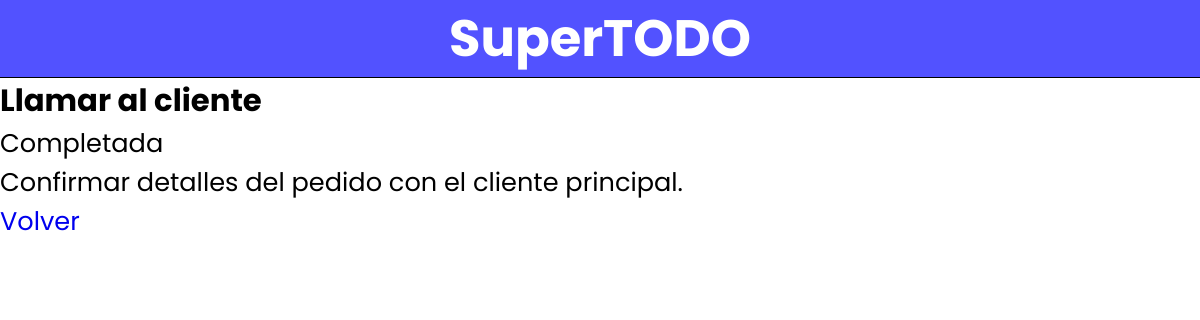
The page /tasks/llamar-al-cliente/ on the database its author committed.
### tasks/models.py (models this page shows)
class Task(models.Model):
    name = models.CharField(max_length=256)
    description = models.TextField(blank=True)
    slug = models.SlugField(unique=True, max_length=128)
    completed = models.BooleanField(default=False)
    created_at = models.DateTimeField(auto_now_add=True)
    updated_at = models.DateTimeField(auto_now=True)
    def __str__(self):
        return self.name

### tasks/decorators.py (the view)
    def wrapper(request, task_slug, *args, **kwargs):
        try:
            request.task = Task.objects.get(slug=task_slug)
        except Task.DoesNotExist:
            return HttpResponse(f'La tarea con el slug {task_slug} no existe.')
        return view(request, task_slug, *args, **kwargs)

### tasks/views.py (called while the page is built)
@check_exist_slug
def task_detail(request, task_slug):
    return render(request, 'tasks/task/detail.html', {'task': request.task})

### tasks/templates/tasks/task/detail.html
{% extends 'base.html' %}
{% block content %}
  <h2>{{ task }}</h2>
  <p>{{ task.completed|yesno:'Completada, Pendiente' }}</p>
  <p>{{ task.description }}</p>
  <a href="{% url 'tasks:task-list' %}">Volver</a>
{% endblock %}

### shared/static/css/base.css (style rules this page uses)
* { margin: 0; padding: 0; box-sizing: border-box; }
body { font-family: "Poppins"; }
html { font-size: 62.5%; font-size: 1.6rem; }
h2 { font-size: 1.2rem; }
a { text-decoration: none; }

### rows shown on the page
Task: name "Llamar al cliente", completed "Completada", description "Confirmar detalles del pedido con el cliente principal."
